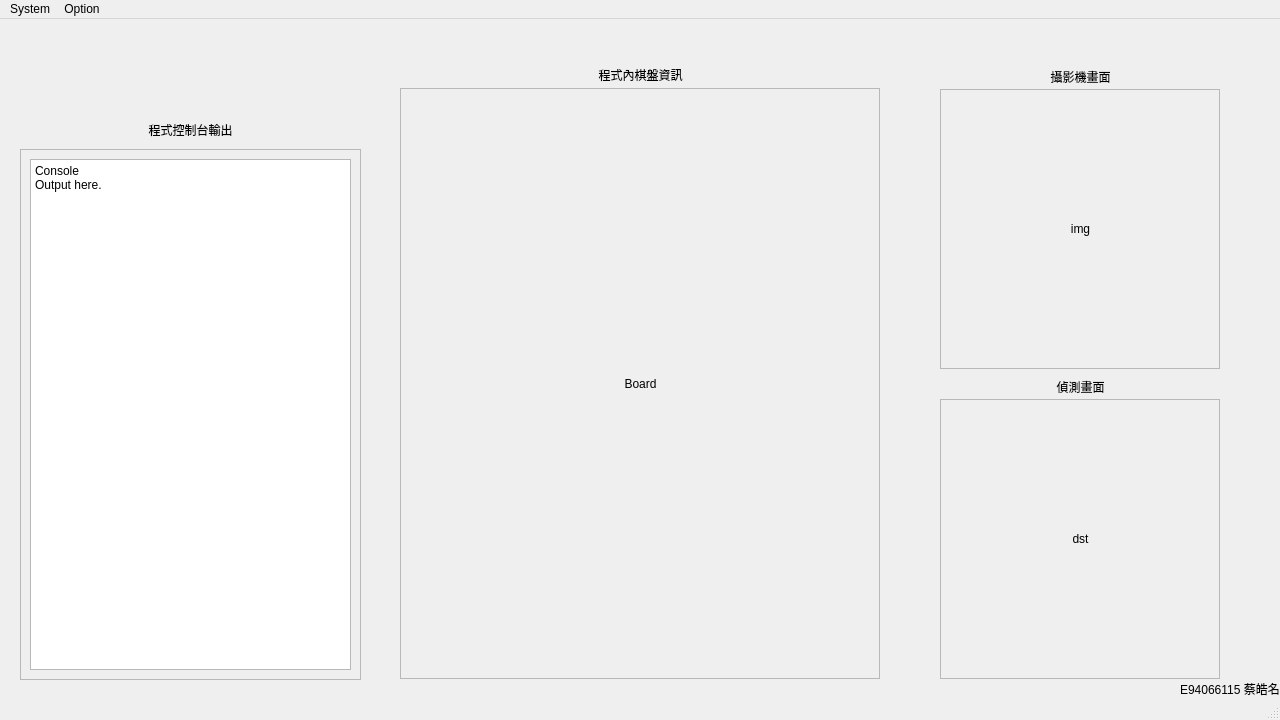
<?xml version="1.0" encoding="UTF-8"?>
<ui version="4.0">
 <class>MainWindow</class>
 <widget class="QMainWindow" name="MainWindow">
  <property name="enabled">
   <bool>true</bool>
  </property>
  <property name="geometry">
   <rect>
    <x>0</x>
    <y>0</y>
    <width>1280</width>
    <height>720</height>
   </rect>
  </property>
  <property name="windowTitle">
   <string>MainWindow</string>
  </property>
  <widget class="QWidget" name="centralwidget">
   <widget class="QFrame" name="Frame_img">
    <property name="geometry">
     <rect>
      <x>940</x>
      <y>70</y>
      <width>280</width>
      <height>280</height>
     </rect>
    </property>
    <property name="frameShape">
     <enum>QFrame::StyledPanel</enum>
    </property>
    <property name="frameShadow">
     <enum>QFrame::Raised</enum>
    </property>
    <widget class="QLabel" name="label_img_pict">
     <property name="geometry">
      <rect>
       <x>10</x>
       <y>10</y>
       <width>261</width>
       <height>261</height>
      </rect>
     </property>
     <property name="minimumSize">
      <size>
       <width>261</width>
       <height>261</height>
      </size>
     </property>
     <property name="maximumSize">
      <size>
       <width>261</width>
       <height>261</height>
      </size>
     </property>
     <property name="text">
      <string>img</string>
     </property>
     <property name="textFormat">
      <enum>Qt::RichText</enum>
     </property>
     <property name="alignment">
      <set>Qt::AlignCenter</set>
     </property>
    </widget>
   </widget>
   <widget class="QFrame" name="Frame_dst">
    <property name="geometry">
     <rect>
      <x>940</x>
      <y>380</y>
      <width>280</width>
      <height>280</height>
     </rect>
    </property>
    <property name="frameShape">
     <enum>QFrame::StyledPanel</enum>
    </property>
    <property name="frameShadow">
     <enum>QFrame::Raised</enum>
    </property>
    <widget class="QLabel" name="label_dst_pict">
     <property name="geometry">
      <rect>
       <x>10</x>
       <y>10</y>
       <width>261</width>
       <height>261</height>
      </rect>
     </property>
     <property name="minimumSize">
      <size>
       <width>261</width>
       <height>261</height>
      </size>
     </property>
     <property name="maximumSize">
      <size>
       <width>261</width>
       <height>261</height>
      </size>
     </property>
     <property name="text">
      <string>dst</string>
     </property>
     <property name="textFormat">
      <enum>Qt::RichText</enum>
     </property>
     <property name="alignment">
      <set>Qt::AlignCenter</set>
     </property>
    </widget>
   </widget>
   <widget class="QLabel" name="label_img">
    <property name="geometry">
     <rect>
      <x>940</x>
      <y>50</y>
      <width>281</width>
      <height>16</height>
     </rect>
    </property>
    <property name="text">
     <string>攝影機畫面</string>
    </property>
    <property name="alignment">
     <set>Qt::AlignCenter</set>
    </property>
   </widget>
   <widget class="QLabel" name="label_dst">
    <property name="geometry">
     <rect>
      <x>940</x>
      <y>360</y>
      <width>281</width>
      <height>16</height>
     </rect>
    </property>
    <property name="text">
     <string>偵測畫面</string>
    </property>
    <property name="alignment">
     <set>Qt::AlignCenter</set>
    </property>
   </widget>
   <widget class="QFrame" name="frame">
    <property name="enabled">
     <bool>true</bool>
    </property>
    <property name="geometry">
     <rect>
      <x>400</x>
      <y>69</y>
      <width>480</width>
      <height>591</height>
     </rect>
    </property>
    <property name="frameShape">
     <enum>QFrame::StyledPanel</enum>
    </property>
    <property name="frameShadow">
     <enum>QFrame::Raised</enum>
    </property>
    <widget class="QLabel" name="label_Board_Output">
     <property name="geometry">
      <rect>
       <x>10</x>
       <y>10</y>
       <width>461</width>
       <height>571</height>
      </rect>
     </property>
     <property name="text">
      <string>Board</string>
     </property>
     <property name="scaledContents">
      <bool>true</bool>
     </property>
     <property name="alignment">
      <set>Qt::AlignCenter</set>
     </property>
     <property name="wordWrap">
      <bool>false</bool>
     </property>
    </widget>
   </widget>
   <widget class="QLabel" name="label_board">
    <property name="geometry">
     <rect>
      <x>400</x>
      <y>40</y>
      <width>481</width>
      <height>31</height>
     </rect>
    </property>
    <property name="text">
     <string>程式內棋盤資訊</string>
    </property>
    <property name="alignment">
     <set>Qt::AlignCenter</set>
    </property>
   </widget>
   <widget class="QFrame" name="frame_2">
    <property name="geometry">
     <rect>
      <x>20</x>
      <y>130</y>
      <width>341</width>
      <height>531</height>
     </rect>
    </property>
    <property name="frameShape">
     <enum>QFrame::StyledPanel</enum>
    </property>
    <property name="frameShadow">
     <enum>QFrame::Raised</enum>
    </property>
    <widget class="QPlainTextEdit" name="console_output">
     <property name="enabled">
      <bool>true</bool>
     </property>
     <property name="geometry">
      <rect>
       <x>10</x>
       <y>10</y>
       <width>321</width>
       <height>511</height>
      </rect>
     </property>
     <property name="readOnly">
      <bool>true</bool>
     </property>
     <property name="plainText">
      <string>Console
Output here.</string>
     </property>
    </widget>
   </widget>
   <widget class="QLabel" name="label_console">
    <property name="geometry">
     <rect>
      <x>20</x>
      <y>100</y>
      <width>341</width>
      <height>21</height>
     </rect>
    </property>
    <property name="text">
     <string>程式控制台輸出</string>
    </property>
    <property name="alignment">
     <set>Qt::AlignCenter</set>
    </property>
   </widget>
   <widget class="QLabel" name="label_2">
    <property name="geometry">
     <rect>
      <x>10</x>
      <y>10</y>
      <width>361</width>
      <height>101</height>
     </rect>
    </property>
    <property name="sizePolicy">
     <sizepolicy hsizetype="Preferred" vsizetype="Preferred">
      <horstretch>0</horstretch>
      <verstretch>0</verstretch>
     </sizepolicy>
    </property>
    <property name="text">
     <string/>
    </property>
    <property name="pixmap">
     <pixmap>GUI/Resources/Picture/ESGomoku3.png</pixmap>
    </property>
    <property name="scaledContents">
     <bool>true</bool>
    </property>
    <property name="alignment">
     <set>Qt::AlignCenter</set>
    </property>
   </widget>
   <widget class="QLabel" name="credits">
    <property name="geometry">
     <rect>
      <x>1180</x>
      <y>660</y>
      <width>101</width>
      <height>20</height>
     </rect>
    </property>
    <property name="text">
     <string>E94066115 蔡皓名</string>
    </property>
   </widget>
   <zorder>label_2</zorder>
   <zorder>Frame_img</zorder>
   <zorder>Frame_dst</zorder>
   <zorder>label_img</zorder>
   <zorder>label_dst</zorder>
   <zorder>frame</zorder>
   <zorder>label_board</zorder>
   <zorder>frame_2</zorder>
   <zorder>label_console</zorder>
   <zorder>credits</zorder>
  </widget>
  <widget class="QMenuBar" name="menubar">
   <property name="geometry">
    <rect>
     <x>0</x>
     <y>0</y>
     <width>1280</width>
     <height>20</height>
    </rect>
   </property>
   <widget class="QMenu" name="menuSystem">
    <property name="title">
     <string>System</string>
    </property>
    <addaction name="actionNewGame_2"/>
    <addaction name="actionExit_2"/>
   </widget>
   <widget class="QMenu" name="menuOption">
    <property name="title">
     <string>Option</string>
    </property>
    <addaction name="actionMusic_On"/>
    <addaction name="actionRecatch_Board"/>
    <addaction name="actionPlayer_First"/>
   </widget>
   <addaction name="menuSystem"/>
   <addaction name="menuOption"/>
  </widget>
  <widget class="QStatusBar" name="statusbar"/>
  <action name="actionExit">
   <property name="text">
    <string>Exit</string>
   </property>
  </action>
  <action name="actionNewGame">
   <property name="text">
    <string>NewGame</string>
   </property>
  </action>
  <action name="action_2">
   <property name="text">
    <string>NewGame</string>
   </property>
  </action>
  <action name="action">
   <property name="text">
    <string>Exit</string>
   </property>
  </action>
  <action name="actionMusic_On">
   <property name="checkable">
    <bool>true</bool>
   </property>
   <property name="checked">
    <bool>false</bool>
   </property>
   <property name="enabled">
    <bool>true</bool>
   </property>
   <property name="text">
    <string>Music On</string>
   </property>
  </action>
  <action name="actionNewGame_2">
   <property name="text">
    <string>NewGame</string>
   </property>
  </action>
  <action name="actionExit_2">
   <property name="text">
    <string>Exit</string>
   </property>
  </action>
  <action name="actionRecatch_Board">
   <property name="text">
    <string>Recatch Board</string>
   </property>
  </action>
  <action name="actionPlayer_First">
   <property name="checkable">
    <bool>true</bool>
   </property>
   <property name="text">
    <string>Player First</string>
   </property>
  </action>
 </widget>
 <resources/>
 <connections/>
</ui>
